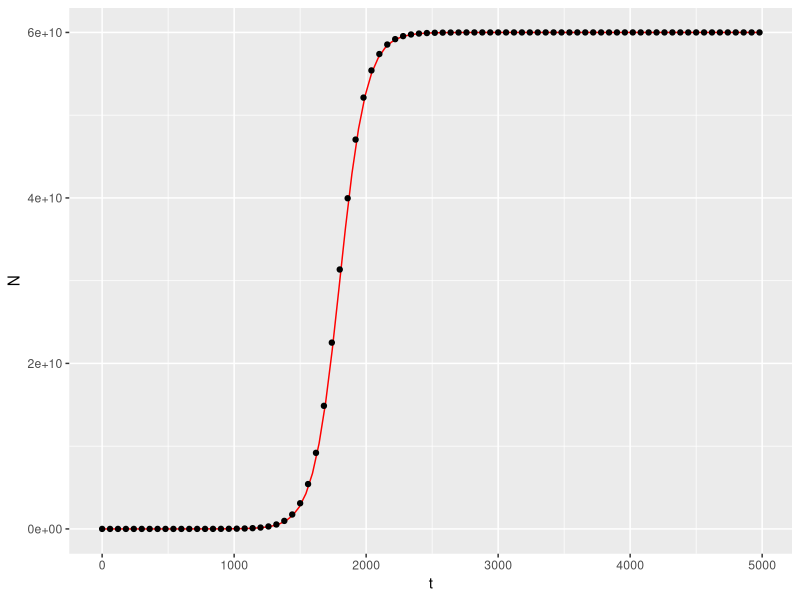

This chart was generated by the following R code:
#Script to plot data and model

library(ggplot2)
growth_data <- read.csv("experiment.csv")

#define the logistic growth function
logistic_fun <- function(t) {
  
  N <- (N0*K*exp(r*t))/(K-N0+N0*exp(r*t))
  
  return(N) #return the predicted N for t
  
}

#define parameters of the function
N0 <- 879 #taken directly from the experiment.csv dataset, when t=0
  
r <- 0.01002 #taken from the summary output of model 1, this is the coefficient of t
  
K <- 6e+10 #taken from the summary output of model 2, this is the intercept

#create a plot from earlier with the logistic function laid on it
ggplot(aes(t,N), data = growth_data) +
  
  geom_function(fun=logistic_fun, colour="red") +
  
  geom_point()

scale_y_continuous(trans='log10')


